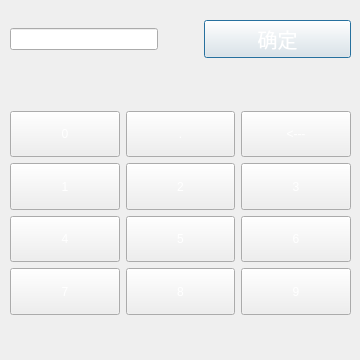
<?xml version="1.0" encoding="UTF-8"?>
<ui version="4.0">
 <class>KeyBoard</class>
 <widget class="QDialog" name="KeyBoard">
  <property name="geometry">
   <rect>
    <x>0</x>
    <y>0</y>
    <width>360</width>
    <height>360</height>
   </rect>
  </property>
  <property name="windowTitle">
   <string>Dialog</string>
  </property>
  <widget class="QWidget" name="layoutWidget">
   <property name="geometry">
    <rect>
     <x>10</x>
     <y>20</y>
     <width>341</width>
     <height>341</height>
    </rect>
   </property>
   <layout class="QVBoxLayout" name="verticalLayout_4">
    <item>
     <layout class="QHBoxLayout" name="horizontalLayout">
      <item>
       <widget class="QLineEdit" name="D_lineEdit"/>
      </item>
      <item>
       <spacer name="horizontalSpacer">
        <property name="orientation">
         <enum>Qt::Horizontal</enum>
        </property>
        <property name="sizeType">
         <enum>QSizePolicy::Preferred</enum>
        </property>
        <property name="sizeHint" stdset="0">
         <size>
          <width>40</width>
          <height>20</height>
         </size>
        </property>
       </spacer>
      </item>
      <item>
       <widget class="QPushButton" name="P_sure">
        <property name="sizePolicy">
         <sizepolicy hsizetype="Expanding" vsizetype="Preferred">
          <horstretch>0</horstretch>
          <verstretch>0</verstretch>
         </sizepolicy>
        </property>
        <property name="font">
         <font>
          <family>Arial</family>
          <pointsize>15</pointsize>
          <weight>9</weight>
          <italic>false</italic>
          <bold>false</bold>
         </font>
        </property>
        <property name="styleSheet">
         <string notr="true">border-image: url(:/tubiao/10.png);
color: rgb(255, 255, 255);
font: 75 15pt &quot;Arial&quot;;</string>
        </property>
        <property name="text">
         <string>确定</string>
        </property>
       </widget>
      </item>
     </layout>
    </item>
    <item>
     <layout class="QHBoxLayout" name="horizontalLayout_2">
      <item>
       <layout class="QVBoxLayout" name="verticalLayout">
        <item>
         <spacer name="verticalSpacer_2">
          <property name="orientation">
           <enum>Qt::Vertical</enum>
          </property>
          <property name="sizeHint" stdset="0">
           <size>
            <width>20</width>
            <height>40</height>
           </size>
          </property>
         </spacer>
        </item>
        <item>
         <widget class="QPushButton" name="P_key0">
          <property name="sizePolicy">
           <sizepolicy hsizetype="Expanding" vsizetype="Expanding">
            <horstretch>0</horstretch>
            <verstretch>0</verstretch>
           </sizepolicy>
          </property>
          <property name="styleSheet">
           <string notr="true">border-image: url(:/tubiao/10.png);
color: rgb(255, 255, 255);
font: 75 10pt &quot;Arial&quot;;</string>
          </property>
          <property name="text">
           <string>0</string>
          </property>
         </widget>
        </item>
        <item>
         <widget class="QPushButton" name="P_key1">
          <property name="sizePolicy">
           <sizepolicy hsizetype="Expanding" vsizetype="Expanding">
            <horstretch>0</horstretch>
            <verstretch>0</verstretch>
           </sizepolicy>
          </property>
          <property name="styleSheet">
           <string notr="true">border-image: url(:/tubiao/10.png);
color: rgb(255, 255, 255);
font: 75 10pt &quot;Arial&quot;;</string>
          </property>
          <property name="text">
           <string>1</string>
          </property>
         </widget>
        </item>
        <item>
         <widget class="QPushButton" name="P_key4">
          <property name="sizePolicy">
           <sizepolicy hsizetype="Expanding" vsizetype="Expanding">
            <horstretch>0</horstretch>
            <verstretch>0</verstretch>
           </sizepolicy>
          </property>
          <property name="styleSheet">
           <string notr="true">border-image: url(:/tubiao/10.png);
color: rgb(255, 255, 255);
font: 75 10pt &quot;Arial&quot;;</string>
          </property>
          <property name="text">
           <string>4</string>
          </property>
         </widget>
        </item>
        <item>
         <widget class="QPushButton" name="P_key7">
          <property name="sizePolicy">
           <sizepolicy hsizetype="Expanding" vsizetype="Expanding">
            <horstretch>0</horstretch>
            <verstretch>0</verstretch>
           </sizepolicy>
          </property>
          <property name="styleSheet">
           <string notr="true">border-image: url(:/tubiao/10.png);
color: rgb(255, 255, 255);
font: 75 10pt &quot;Arial&quot;;</string>
          </property>
          <property name="text">
           <string>7</string>
          </property>
         </widget>
        </item>
        <item>
         <spacer name="verticalSpacer_3">
          <property name="orientation">
           <enum>Qt::Vertical</enum>
          </property>
          <property name="sizeHint" stdset="0">
           <size>
            <width>20</width>
            <height>40</height>
           </size>
          </property>
         </spacer>
        </item>
       </layout>
      </item>
      <item>
       <layout class="QVBoxLayout" name="verticalLayout_2">
        <item>
         <spacer name="verticalSpacer_4">
          <property name="orientation">
           <enum>Qt::Vertical</enum>
          </property>
          <property name="sizeHint" stdset="0">
           <size>
            <width>20</width>
            <height>40</height>
           </size>
          </property>
         </spacer>
        </item>
        <item>
         <widget class="QPushButton" name="P_dot">
          <property name="sizePolicy">
           <sizepolicy hsizetype="Expanding" vsizetype="Expanding">
            <horstretch>0</horstretch>
            <verstretch>0</verstretch>
           </sizepolicy>
          </property>
          <property name="styleSheet">
           <string notr="true">border-image: url(:/tubiao/10.png);
color: rgb(255, 255, 255);
font: 75 10pt &quot;Arial&quot;;</string>
          </property>
          <property name="text">
           <string>.</string>
          </property>
         </widget>
        </item>
        <item>
         <widget class="QPushButton" name="P_key2">
          <property name="sizePolicy">
           <sizepolicy hsizetype="Expanding" vsizetype="Expanding">
            <horstretch>0</horstretch>
            <verstretch>0</verstretch>
           </sizepolicy>
          </property>
          <property name="styleSheet">
           <string notr="true">border-image: url(:/tubiao/10.png);
color: rgb(255, 255, 255);
font: 75 10pt &quot;Arial&quot;;</string>
          </property>
          <property name="text">
           <string>2</string>
          </property>
         </widget>
        </item>
        <item>
         <widget class="QPushButton" name="P_key5">
          <property name="sizePolicy">
           <sizepolicy hsizetype="Expanding" vsizetype="Expanding">
            <horstretch>0</horstretch>
            <verstretch>0</verstretch>
           </sizepolicy>
          </property>
          <property name="styleSheet">
           <string notr="true">border-image: url(:/tubiao/10.png);
color: rgb(255, 255, 255);
font: 75 10pt &quot;Arial&quot;;</string>
          </property>
          <property name="text">
           <string>5</string>
          </property>
         </widget>
        </item>
        <item>
         <widget class="QPushButton" name="P_key8">
          <property name="sizePolicy">
           <sizepolicy hsizetype="Expanding" vsizetype="Expanding">
            <horstretch>0</horstretch>
            <verstretch>0</verstretch>
           </sizepolicy>
          </property>
          <property name="styleSheet">
           <string notr="true">border-image: url(:/tubiao/10.png);
color: rgb(255, 255, 255);
font: 75 10pt &quot;Arial&quot;;</string>
          </property>
          <property name="text">
           <string>8</string>
          </property>
         </widget>
        </item>
        <item>
         <spacer name="verticalSpacer_5">
          <property name="orientation">
           <enum>Qt::Vertical</enum>
          </property>
          <property name="sizeHint" stdset="0">
           <size>
            <width>20</width>
            <height>40</height>
           </size>
          </property>
         </spacer>
        </item>
       </layout>
      </item>
      <item>
       <layout class="QVBoxLayout" name="verticalLayout_3">
        <item>
         <spacer name="verticalSpacer_6">
          <property name="orientation">
           <enum>Qt::Vertical</enum>
          </property>
          <property name="sizeHint" stdset="0">
           <size>
            <width>20</width>
            <height>40</height>
           </size>
          </property>
         </spacer>
        </item>
        <item>
         <widget class="QPushButton" name="P_back">
          <property name="sizePolicy">
           <sizepolicy hsizetype="Expanding" vsizetype="Expanding">
            <horstretch>0</horstretch>
            <verstretch>0</verstretch>
           </sizepolicy>
          </property>
          <property name="styleSheet">
           <string notr="true">border-image: url(:/tubiao/10.png);
color: rgb(255, 255, 255);
font: 75 10pt &quot;Arial&quot;;</string>
          </property>
          <property name="text">
           <string>&lt;---</string>
          </property>
         </widget>
        </item>
        <item>
         <widget class="QPushButton" name="P_key3">
          <property name="sizePolicy">
           <sizepolicy hsizetype="Expanding" vsizetype="Expanding">
            <horstretch>0</horstretch>
            <verstretch>0</verstretch>
           </sizepolicy>
          </property>
          <property name="styleSheet">
           <string notr="true">border-image: url(:/tubiao/10.png);
color: rgb(255, 255, 255);
font: 75 10pt &quot;Arial&quot;;</string>
          </property>
          <property name="text">
           <string>3</string>
          </property>
         </widget>
        </item>
        <item>
         <widget class="QPushButton" name="P_key6">
          <property name="sizePolicy">
           <sizepolicy hsizetype="Expanding" vsizetype="Expanding">
            <horstretch>0</horstretch>
            <verstretch>0</verstretch>
           </sizepolicy>
          </property>
          <property name="styleSheet">
           <string notr="true">border-image: url(:/tubiao/10.png);
color: rgb(255, 255, 255);
font: 75 10pt &quot;Arial&quot;;</string>
          </property>
          <property name="text">
           <string>6</string>
          </property>
         </widget>
        </item>
        <item>
         <widget class="QPushButton" name="P_key9">
          <property name="sizePolicy">
           <sizepolicy hsizetype="Expanding" vsizetype="Expanding">
            <horstretch>0</horstretch>
            <verstretch>0</verstretch>
           </sizepolicy>
          </property>
          <property name="styleSheet">
           <string notr="true">border-image: url(:/tubiao/10.png);
color: rgb(255, 255, 255);
font: 75 10pt &quot;Arial&quot;;</string>
          </property>
          <property name="text">
           <string>9</string>
          </property>
         </widget>
        </item>
        <item>
         <spacer name="verticalSpacer_7">
          <property name="orientation">
           <enum>Qt::Vertical</enum>
          </property>
          <property name="sizeHint" stdset="0">
           <size>
            <width>20</width>
            <height>40</height>
           </size>
          </property>
         </spacer>
        </item>
       </layout>
      </item>
     </layout>
    </item>
   </layout>
  </widget>
 </widget>
 <resources/>
 <connections/>
</ui>
